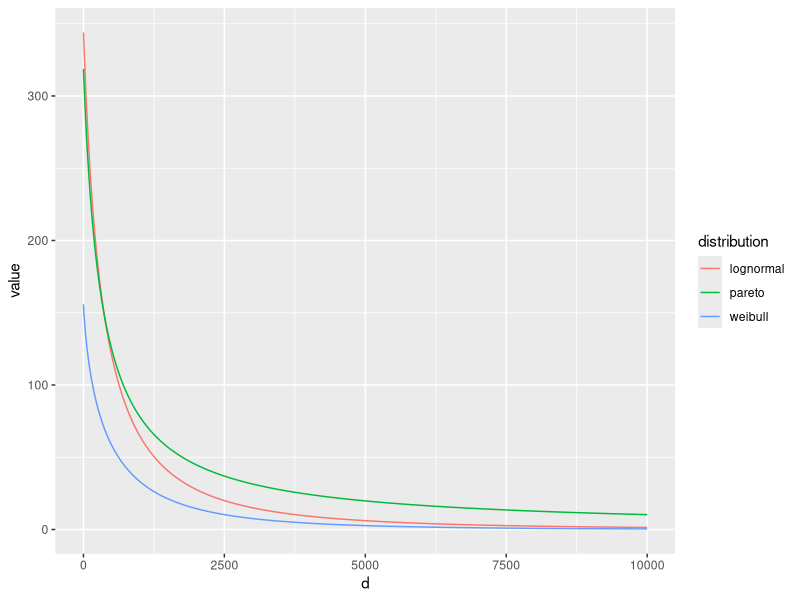
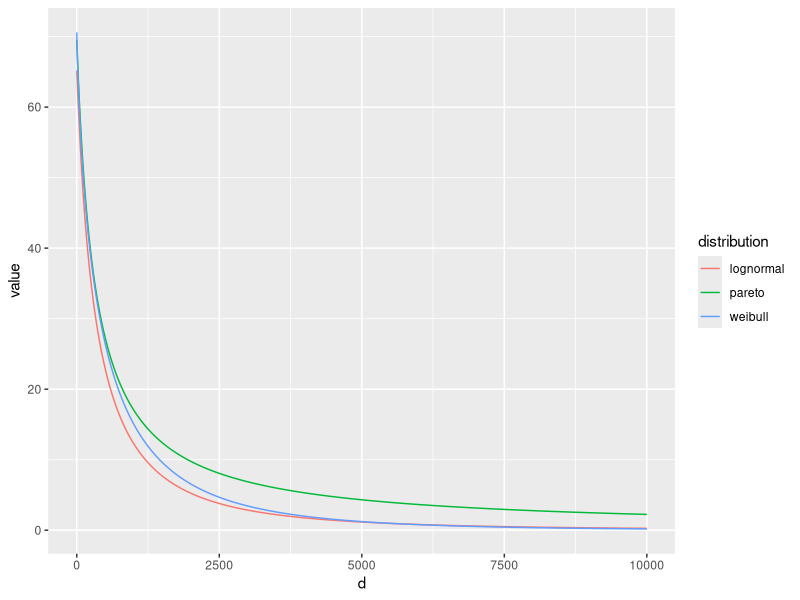

The R source for these figures, in order:
## ---- chunk 1
options(scipen = 99)
library(ggplot2)
library(tidyverse)

claim_pre = read_csv("claims.csv")
claim = claim_pre[, 1:2] / 1000
## ---- chunk 2
log_likelihood_lognormal = function(theta){
  return( -sum( log(dlnorm(claim$Clr, theta[1], theta[2])) 
              - log(plnorm(claim$Dedr, theta[1], theta[2], lower.tail = F)) ) )
}

log_likelihood_weibull = function(theta){
  return( -sum( log(dweibull(claim$Clr, theta[1], theta[2])) 
            - log(pweibull(claim$Dedr, theta[1], theta[2], lower.tail = F)) ) )
}
## ---- chunk 3
f_pareto = function(x, kappa, alpha){
  return( (alpha / (kappa + x))*(kappa / (kappa + x))^alpha )
}

F_bar_pareto = function(x, kappa, alpha){
  return( (kappa / (kappa + x))^alpha )
}

log_likelihood_pareto = function(theta){
  return( -sum( log(f_pareto(claim$Clr, theta[1], theta[2])) 
                - log(F_bar_pareto(claim$Dedr, theta[1], theta[2])) ) )
}
## ---- chunk 4
params_lognormal = optim(c(mean(claim$Clr),sd( claim$Clr) ), 
                         log_likelihood_lognormal)
params_weibull = optim(c(0.7342342, 364.9229076 ), log_likelihood_weibull)
params_pareto = optim(c(2.005486, 0.1 ), log_likelihood_pareto)

tibble(log_normal_param = params_lognormal$par, 
       weibull_param = params_weibull$par,
       pareto_param = params_pareto$par)
## ---- chunk 5
F_bar_lognormal_fitted = function(x){
  return( plnorm(x, params_lognormal$par[1], params_lognormal$par[2], 
                 lower.tail = F) )
}

F_bar_weibull_fitted = function(x){
  return( pweibull(x, params_weibull$par[1], params_weibull$par[2], 
                   lower.tail = F))
}

F_bar_pareto_fitted = function(x){
  return(F_bar_pareto(x, params_pareto$par[1], params_pareto$par[2]))
}

numerical_int_lognormal = function(d, N){
  return( integrate(F_bar_lognormal_fitted, d, N)$val ) 
}

numerical_int_weibull = function(d, N){
  return( integrate(F_bar_weibull_fitted, d, N)$val ) 
}

numerical_int_pareto = function(d, N){
  return( integrate(F_bar_pareto_fitted, d, N)$val ) 
}

## ---- chunk 6
N = 1000000

plot = tibble(d = seq(0, 10000)) %>%
  group_by_all() %>%
  mutate(lognormal = numerical_int_lognormal(d, N),
         weibull = numerical_int_weibull(d, N),
         pareto = numerical_int_pareto(d, N))

plot_edited = plot %>%
  pivot_longer(!d, names_to = "distribution", values_to = "value")

ggplot(plot_edited, aes(d, value, color = distribution)) +
  geom_line()
## ---- chunk 7
frequency_pre = read_csv("frequency.csv")
frequency = frequency_pre
frequency$Dedr = frequency$Dedr / 1000

log_likelihood_lognormal_N = function(lambda){
  F_bar = plnorm(frequency$Dedr, params_lognormal$par[1], 
                 params_lognormal$par[2], lower.tail = F)
  return( -sum( frequency$Claims * log( lambda * frequency$Time *  F_bar)  
        - lambda * frequency$Time *  F_bar - log(factorial(frequency$Claims)) ))
}

log_likelihood_weibull_N = function(lambda){
  F_bar = pweibull(frequency$Dedr, params_weibull$par[1], params_weibull$par[2], 
                   lower.tail = F)
  return( -sum( frequency$Claims * log( lambda * frequency$Time *  F_bar)  
        - lambda * frequency$Time *  F_bar - log(factorial(frequency$Claims)) ))
}

log_likelihood_pareto_N = function(lambda){
  F_bar = F_bar_pareto(frequency$Dedr, params_pareto$par[1], params_pareto$par[2])
  return( -sum( frequency$Claims * log( lambda * frequency$Time *  F_bar)  
        - lambda * frequency$Time *  F_bar - log(factorial(frequency$Claims)) ))
}

params_lognormal_N = optim(1, log_likelihood_lognormal_N, method = "Brent", 
                           lower = 0, upper = 1000000)
params_weibull_N = optim(1, log_likelihood_weibull_N, method = "Brent", 
                         lower = 0, upper = 1000000)
params_pareto_N = optim(1, log_likelihood_pareto_N, method = "Brent", 
                        lower = 0, upper = 1000000)

lambda_params = tibble(lambda_poisson_lognormal = params_lognormal_N$par,
       lambda_poisson_weibull = params_weibull_N$par,
       lambda_poisson_pareto = params_pareto_N$par)
lambda_params
## ---- chunk 8
plot_edited = plot %>%
  mutate(
    lognormal = lognormal * lambda_params$lambda_poisson_lognormal,
    weibull = weibull * lambda_params$lambda_poisson_weibull,
    pareto = pareto * lambda_params$lambda_poisson_pareto
  ) %>%
  pivot_longer(!d, names_to = "distribution", values_to = "value")

ggplot(plot_edited, aes(d, value, color = distribution)) +
  geom_line()
